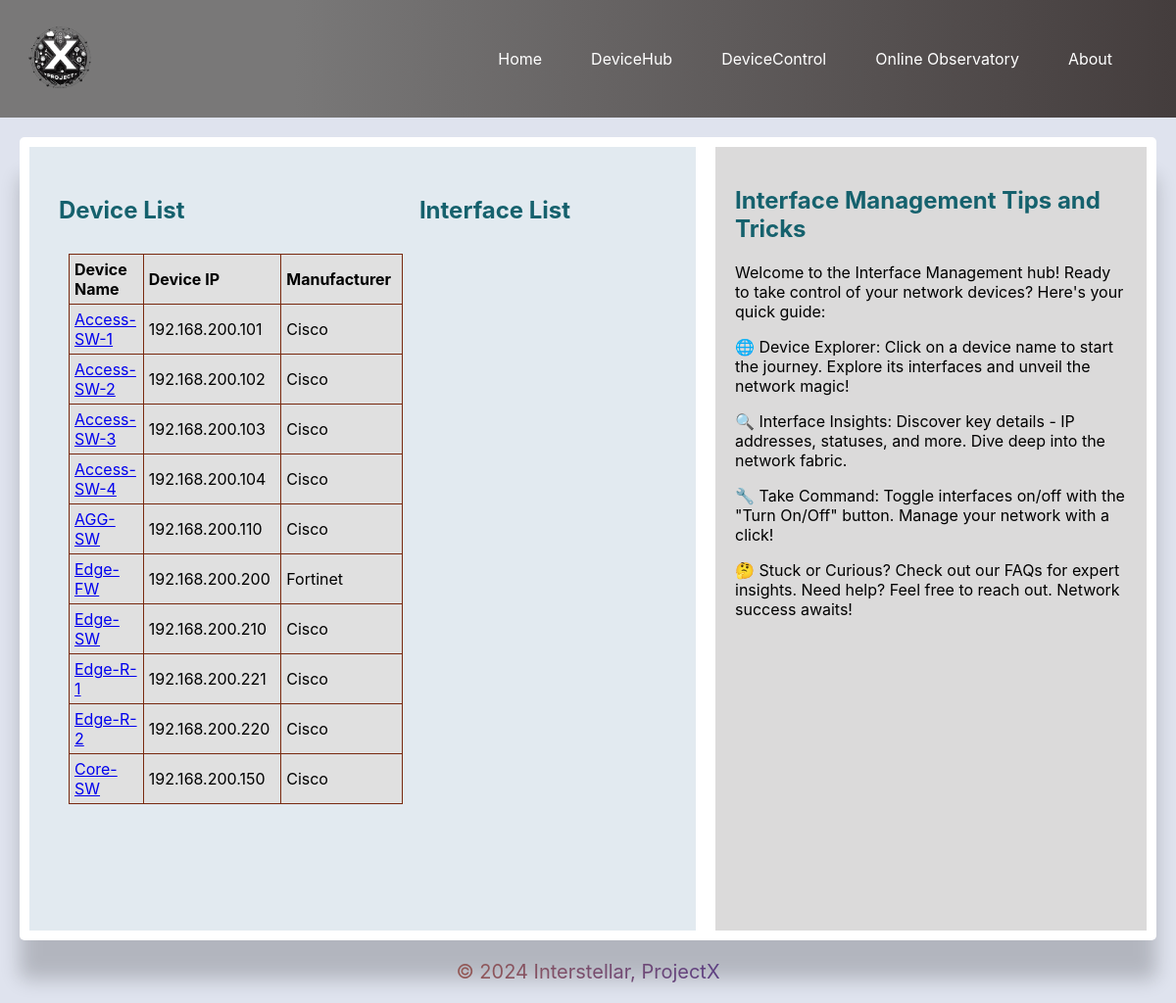
Page /devicecontrol/interface-mng/ on the committed database.
### deviceHub/models.py (models this page shows)
class Device(models.Model):
    device_name = models.CharField(max_length=255)
    ip_address = models.GenericIPAddressField()
    device_type = models.CharField(max_length=255)
    manufacturer = models.CharField(max_length=255, blank=True, null=True)
    model = models.CharField(max_length=255, blank=True, null=True)
    location = models.CharField(max_length=255, blank=True, null=True)
    rack_loc = models.CharField(max_length=255, blank=True, null=True)

### deviceControl/views.py (the view)
# urls.py: path('interface-mng/', views.device_data, name='device_data'),
def device_data(request):
    devices = Device.objects.all().values_list( 'device_name', 'ip_address', 'manufacturer', 'device_type')
    context = {'devices': devices}
    return render(request, 'interface_mng.html', context)

### templates/interface_mng.html (shortened to what this page needs)
{% extends 'base.html' %}
    {% load static %}
{% block content %}
<div class="interface-container">
    <div class="device_list_class">
        <h2>Device List</h2>
        <table>
            <thead>
                <tr>
                    <th>Device Name</th>
                    <th>Device IP</th>
                    <th>Manufacturer</th>
                </tr>
            </thead>
            <tbody>
                {% for device in devices %}
                {% if device.2 == 'Cisco' or device.2 == 'Fortinet' %}
                <tr>
                    <td><a href="#" class="device-name" data-device-name="{{device.0}}" data-device-ip="{{ device.1 }}"
                            data-device-manufacturer="{{ device.2}}">{{ device.0 }}</a></td>
                    <td>{{ device.1 }}</td>
                    <td>{{ device.2 }}</td>
                </tr>
                {% endif %}
                {% empty %}
                <tr>
                    <td colspan="2">No devices found.</td>
                </tr>
                {% endfor %}
            </tbody>
        </table>
    </div>
    <div class="inter_list_class">
        <h2 id="selected-device-info">Interface List</h2>
    </div>
</div>
{% endblock %}
{% block help %}
<h2>Interface Management Tips and Tricks</h2>
<div>
    <p>Welcome to the Interface Management hub! Ready to take control of your network devices? Here's your quick guide:
    </p>
    <p>🌐 Device Explorer: Click on a device name to start the journey. Explore its interfaces and unveil the network
        magic!</p>
    <p>🔍 Interface Insights: Discover key details - IP addresses, statuses, and more. Dive deep into the network
        fabric.</p>
    <p>🔧 Take Command: Toggle interfaces on/off with the "Turn On/Off" button. Manage your network with a click!</p>
    <p>🤔 Stuck or Curious? Check out our FAQs for expert insights. Need help? Feel free to reach out. Network success
        awaits!</p>
</div>
{% endblock %}

### static/css/base.css (style rules this page uses)
:root { --font-family-sans-serif: -apple-system, BlinkMacSystemFont, "Segoe UI", Roboto, "Helvetica Neue", Arial, "Noto Sans", sans-serif, "Apple Color Emoji", "Segoe UI Emoji", "Segoe UI Symbol", "Noto Color Emoji"; --font-family-monospace: SFMono-Regular, Menlo, Monaco, Consolas, "Liberation Mono", "Courier New", monospace; }
html { font-family: sans-serif; }
body { font-family: sans-serif; margin: 0; padding: 0; font-family: -apple-system, BlinkMacSystemFont, "Segoe UI", Roboto, "Helvetica Neue", Arial, "Noto Sans", sans-serif, "Apple Color Emoji", "Segoe UI Emoji", "Segoe UI Symbol", "Noto Color Emoji"; background-color: #dfe3ee; background-size: cover; }
table { width: 98%; border-collapse: collapse; color: #000; background-color: #e0e0e0; border: 1px solid #141413; border-radius: 5px; margin: 10px; }
th:nth-child(1), td:nth-child(1) { width: 5%; }
th:nth-child(2), td:nth-child(2) { width: 15%; }
th:nth-child(3), td:nth-child(3) { width: 16%; }
th, td { padding: 5px; text-align: left; border: 1px solid #78290f; }
.interface-container { display: flex; justify-content: space-around; padding: 20px; flex: 1; }
.device_list_class, .inter_list_class { padding: 10px; flex: 1; display: flex; flex-direction: column; }
.about-container h1, h2 { color: #15616d; z-index: 1; }

### rows in the picture
Device: device_name "Access-SW-1", ip_address "192.168.200.101", manufacturer "Cisco"
Device: device_name "Access-SW-2", ip_address "192.168.200.102", manufacturer "Cisco"
Device: device_name "Access-SW-3", ip_address "192.168.200.103", manufacturer "Cisco"
Device: device_name "Access-SW-4", ip_address "192.168.200.104", manufacturer "Cisco"
Device: device_name "AGG-SW", ip_address "192.168.200.110", manufacturer "Cisco"
Device: device_name "Edge-FW", ip_address "192.168.200.200", manufacturer "Fortinet"
Device: device_name "Edge-SW", ip_address "192.168.200.210", manufacturer "Cisco"
Device: device_name "Edge-R-1", ip_address "192.168.200.221", manufacturer "Cisco"
Device: device_name "Edge-R-2", ip_address "192.168.200.220", manufacturer "Cisco"
Device: device_name "Core-SW", ip_address "192.168.200.150", manufacturer "Cisco"
